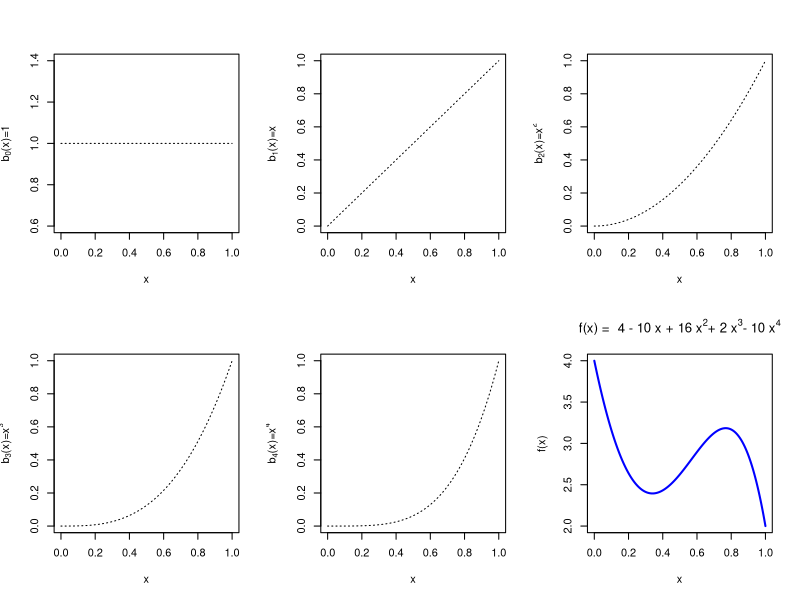
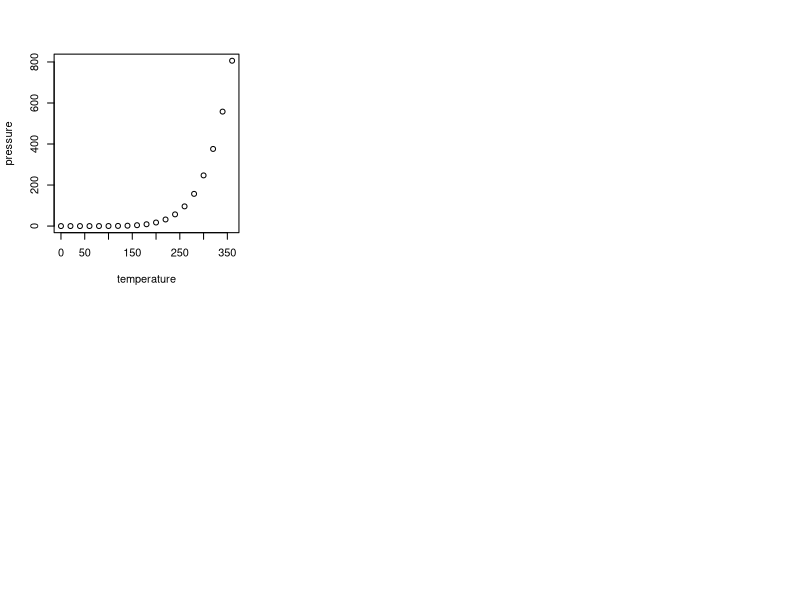

Recreate these plots in R, in order.
## ---- chunk 1
knitr::opts_chunk$set(echo = TRUE)
## ---- chunk 2
x=seq(0, 1, by=0.001)
b0 = rep(1, length(x))
b1 = x
b2 = x^2
b3 = x^3
b4 = x^4

fun1 = 4*b0 -10* b1 + 16*b2 + 2*b3 -10*b4

par(mfrow = c(2,3))
plot(x, b0, type='l', lty=3, ylab=expression("b"[0]*"(x)=1"))
plot(x, b1, type='l',lty=3, ylab=expression("b"[1]*"(x)=x"))
plot(x, b2, type='l',lty=3, ylab=expression("b"[2]*"(x)=x"^2))
plot(x, b3, type='l',lty=3, ylab=expression("b"[3]*"(x)=x"^3))
plot(x, b4, type='l',lty=3, ylab=expression("b"[4]*"(x)=x"^4))
plot(x, fun1, type='l', ylab="f(x)", main=expression("f(x) =  4 - 10 x + 16 x"^2*"+ 2 x"^3*"- 10 x"^4), col="blue", lwd=2)

## ---- chunk 3
library(splines)

# Again, generate x values
x=seq(0, 100, by=0.001)
n=length(x)

# Define the knots 
new.knots= c(1/6, 3/6, 5/6)

# Create the B-Slines basis functions
Bsplines.basis1 = ns(x, df =6, intercept = FALSE)
dim(Bsplines.basis1)
Bsplines.basis1



## ---- chunk 4
plot(pressure)
